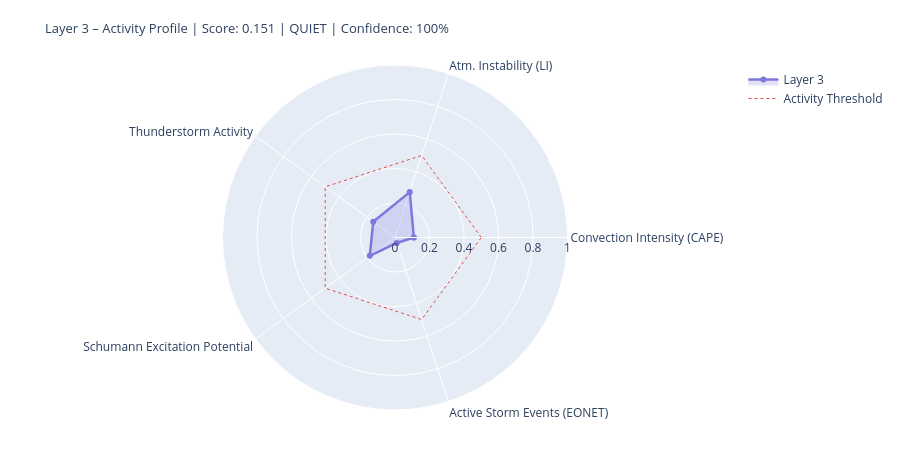

This figure's notebook cell:
### Markdown cell above
---
## 4. State Assessment & Handoff to Layer 4/5

### Code cell
# ============================================================
# LAYER-3-SCORE
# Five dynamic components
# ============================================================

def norm(v, lo, hi):
    if v is None or (isinstance(v, float) and math.isnan(v)): return None
    return round(max(0.0, min(1.0, (v - lo) / (hi - lo))), 4)

# --- 1) Convection intensity (global CAPE mean) ---
cape_mean = df_atm['cape'].dropna().mean() if not df_atm.empty else None
conv_score = norm(cape_mean, 0, 3000)
conv_src   = 'primary' if cape_mean is not None else 'missing'

# --- 2) Atmospheric instability (LI mean) ---
li_mean   = df_atm['li'].dropna().mean() if not df_atm.empty else None
# Negative LI = unstable → higher score
instab_score = norm(-li_mean if li_mean is not None else None, -6, 6)
instab_src   = 'primary' if li_mean is not None else 'missing'

# --- 3) Thunderstorm activity (mean thunder score + WMO count) ---
thunder_mean = df_atm['thunder_score'].mean() if not df_atm.empty else None
n_thunder    = int(df_atm['thunderstorm'].sum()) if not df_atm.empty else 0
thunder_score_val = norm(
    (thunder_mean or 0) * 0.7 + n_thunder * 0.1, 0, 1.0
) if thunder_mean is not None else None
thunder_src = 'primary'

# --- 4) Schumann excitation potential (weighted Schumann contribution) ---
schumann_pot = df_atm['schumann_contribution'].mean() if not df_atm.empty else None
# Boosted by Layer-2 thunderstorm trigger
if schumann_pot is not None and l2_thunder:
    schumann_pot = min(1.0, schumann_pot * 1.2)
schumann_score = norm(schumann_pot, 0, 1.0) if schumann_pot is not None else None
schumann_src   = 'derived'

# --- 5) Storm activity (NASA EONET) ---
# Distinction: None = data not loaded, 0.0 = loaded but no events
storm_score = None
storm_src   = 'missing'
if raw.get('storms') is not None:          # API reached successfully
    storm_score = norm(len(storm_events), 0, 30) if storm_events else 0.0
    storm_src   = 'primary'

# X-Ray and Kp: context only, not in dynamic score
# (X-Ray = Layer-0/4 driver; Kp = geomagnetic index, not a lightning proxy)
xray_context = None
if raw.get('xray'):
    df_xc = pd.DataFrame(raw['xray'])
    fc = next((c for c in df_xc.columns
               if any(k in c.lower() for k in ['flux','long']) and 'time' not in c.lower()),
              df_xc.columns[1])
    df_xc[fc] = pd.to_numeric(df_xc[fc], errors='coerce')
    xray_last = df_xc[fc].dropna().iloc[-1] if not df_xc[fc].dropna().empty else None
    if xray_last:
        xray_class = ('X' if xray_last>=1e-4 else 'M' if xray_last>=1e-5
                      else 'C' if xray_last>=1e-6 else 'B')
        xray_context = {'flux': float(xray_last), 'class': xray_class}
        print(f'X-Ray context: {xray_class}-class ({xray_last:.2e} W/m²)')

# --- Aggregate ---
COMPONENTS = {
    'Convection Intensity (CAPE)':  {'score': conv_score,       'source': conv_src,    'dynamic': True},
    'Atm. Instability (LI)':         {'score': instab_score,     'source': instab_src,  'dynamic': True},
    'Thunderstorm Activity':              {'score': thunder_score_val, 'source': thunder_src, 'dynamic': True},
    'Schumann Excitation Potential':   {'score': schumann_score,   'source': schumann_src,'dynamic': True},
    'Active Storm Events (EONET)': {'score': storm_score,      'source': storm_src,   'dynamic': True},
}

available   = {k: v['score'] for k, v in COMPONENTS.items() if v['score'] is not None}
unavailable = [k for k, v in COMPONENTS.items() if v['score'] is None]
layer3_score = round(sum(available.values()) / len(available), 4) if available else None
confidence   = round(len(available) / len(COMPONENTS), 2)
level = ('unknown' if layer3_score is None
         else 'quiet'   if layer3_score < 0.3
         else 'moderate' if layer3_score < 0.6
         else 'active')
dominant_l3 = max(available, key=available.get) if available else 'none'

# --- Ausgabe ---
W = 68
print('=' * W)
print('LAYER 3 – ATMOSPHERE / WEATHER / THUNDERSTORMS – STATE ASSESSMENT')
print('=' * W)
for name, comp in COMPONENTS.items():
    s = comp['score']
    if s is not None:
        bar = '█' * int(s * 20) + '░' * (20 - int(s * 20))
        print(f'  {name:<36} {bar}  {s:.3f}  [{comp["source"]}]')
    else:
        print(f'  {name:<36} {"─" * 20}  n/a   [missing]')
print('-' * W)
print(f'  Score:        {layer3_score:.3f}  ({len(available)}/{len(COMPONENTS)} components)')
print(f'  Confidence:   {confidence:.0%}')
print(f'  Level:        {level.upper()}')
print(f'  Dominant:     {dominant_l3}')
print(f'  CAPE mean:    {cape_mean:.0f} J/kg' if cape_mean else '  CAPE mean:    n/a')
print(f'  LI mean:      {li_mean:.1f} K' if li_mean is not None else '  LI mean:      n/a')
print(f'  Thunderstorms:{n_thunder} points (WMO)  +  {len(storm_events)} NASA EONET')
print('=' * W)

# Radar
cats   = list(available.keys())
vals_r = list(available.values())
if len(cats) >= 3:
    fig = go.Figure()
    fig.add_trace(go.Scatterpolar(
        r=vals_r + [vals_r[0]], theta=cats + [cats[0]],
        fill='toself', fillcolor='rgba(127,119,221,0.22)',
        line=dict(color='#7F77DD', width=2.5), name='Layer 3'
    ))
    fig.add_trace(go.Scatterpolar(
        r=[0.5] * (len(cats)+1), theta=cats + [cats[0]],
        line=dict(color='#E24B4A', dash='dot', width=1),
        mode='lines', name='Activity Threshold'
    ))
    fig.update_layout(
        title=dict(
            text=f'Layer 3 – Activity Profile | Score: {layer3_score:.3f} | {level.upper()} | Confidence: {confidence:.0%}',
            font=dict(size=13)
        ),
        polar=dict(radialaxis=dict(visible=True, range=[0, 1])),
        height=450, showlegend=True,
        margin=dict(l=60, r=60, t=65, b=40)
    )
    fig.show()

### Figure 1 — Plotly figure (JSON) as saved in the notebook; plotly's stock layout.template omitted (floating-point values rounded to 4 significant figures)
{"data": [{"fill": "toself", "fillcolor": "rgba(127,119,221,0.22)", "line": {"color": "#7F77DD", "width": 2.5}, "name": "Layer 3", "r": [0.1093, 0.2767, 0.1558, 0.1808, 0.0333, 0.1093], "theta": ["Convection Intensity (CAPE)", "Atm. Instability (LI)", "Thunderstorm Activity", "Schumann Excitation Potential", "Active Storm Events (EONET)", "Convection Intensity (CAPE)"], "type": "scatterpolar"}, {"line": {"color": "#E24B4A", "dash": "dot", "width": 1}, "mode": "lines", "name": "Activity Threshold", "r": [0.5, 0.5, 0.5, 0.5, 0.5, 0.5], "theta": ["Convection Intensity (CAPE)", "Atm. Instability (LI)", "Thunderstorm Activity", "Schumann Excitation Potential", "Active Storm Events (EONET)", "Convection Intensity (CAPE)"], "type": "scatterpolar"}], "layout": {"height": 450, "margin": {"b": 40, "l": 60, "r": 60, "t": 65}, "polar": {"radialaxis": {"range": [0, 1], "visible": true}}, "showlegend": true, "title": {"font": {"size": 13}, "text": "Layer 3 – Activity Profile | Score: 0.151 | QUIET | Confidence: 100%"}}}
